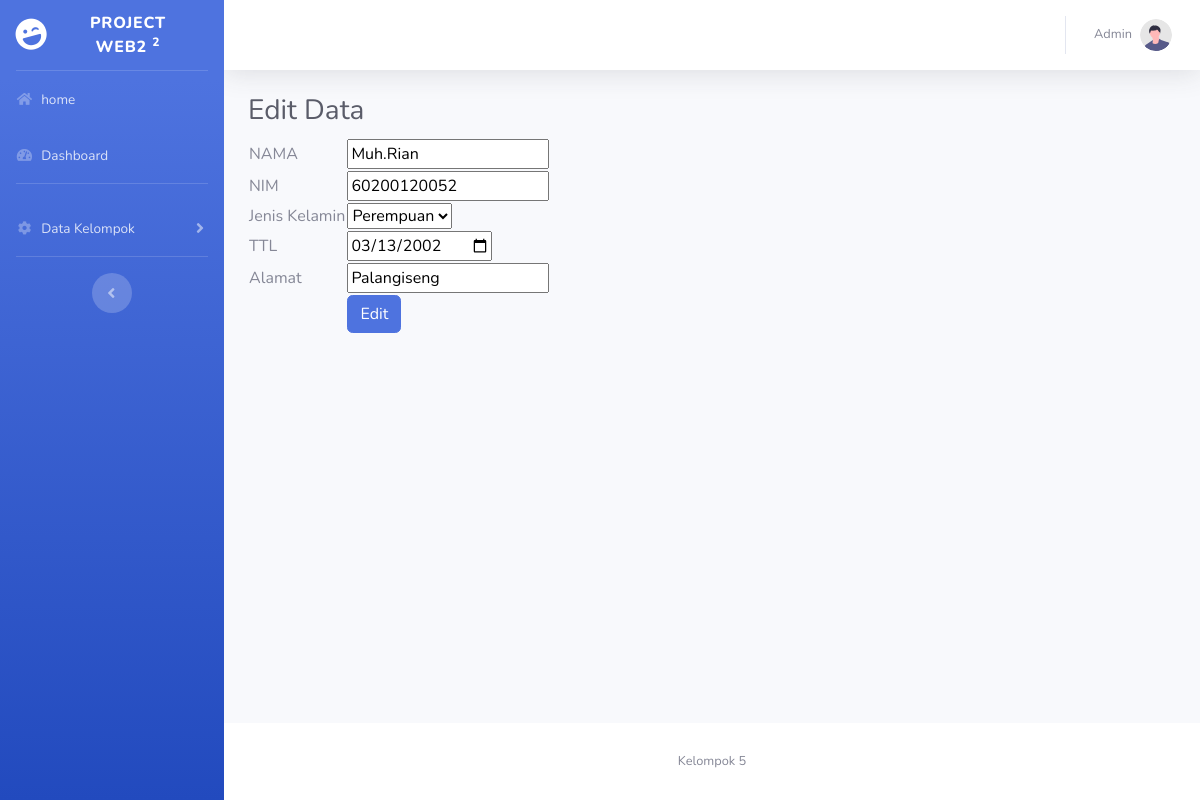
/Kelompok5/edit.php?id=5, run on the app's committed database.
### tables this page shows
CREATE TABLE `anggota` (
  `id` int(15) NOT NULL,
  `nama` varchar(20) NOT NULL,
  `nim` varchar(11) NOT NULL,
  `jk` enum('Perempuan','Laki-Laki','','') NOT NULL,
  `ttl` date NOT NULL,
  `alamat` text NOT NULL
);

### Kelompok5/edit.php (the view, shortened to what this page needs)
<!DOCTYPE html>
<html lang="en">
<head>
    <link href="vendor/fontawesome-free/css/all.min.css" rel="stylesheet" type="text/css">
    <link href="css/sb-admin-2.min.css" rel="stylesheet">
</head>
<body id="page-top">
    <div id="wrapper">
        <ul class="navbar-nav bg-gradient-primary sidebar sidebar-dark accordion" id="accordionSidebar">
            <a class="sidebar-brand d-flex align-items-center justify-content-center" href="index.html">
                <div class="sidebar-brand-icon rotate-n-15">
                    <i class="fas fa-laugh-wink"></i>
                </div>
                <div class="sidebar-brand-text mx-3">Project Web2 <sup>2</sup></div>
            </a>
            <hr class="sidebar-divider my-0">
            <li class="nav-item">
                <a class="nav-link " href="data_anggota.php">
                <i class=" fas fa-fw fa-home"></i>
                <span>home</span>
                </a>
            </li>
            <li class="nav-item">
                <a class="nav-link" href="index.php">
                    <i class="fas fa-fw fa-tachometer-alt"></i>
                    <span>Dashboard</span></a>
            </li>
            <hr class="sidebar-divider">
            <li class="nav-item">
                <a class="nav-link collapsed" href="#" data-toggle="collapse" data-target="#collapseTwo"
                    aria-expanded="true" aria-controls="collapseTwo">
                    <i class="fas fa-fw fa-cog"></i>
                    <span>Data Kelompok</span>
                </a>
            </li>
            <hr class="sidebar-divider d-none d-md-block">
            <div class="text-center d-none d-md-inline">
                <button class="rounded-circle border-0" id="sidebarToggle"></button>
            </div>
        </ul>
        <div id="content-wrapper" class="d-flex flex-column">
            <div id="content">
                <nav class="navbar navbar-expand navbar-light bg-white topbar mb-4 static-top shadow">
                    <ul class="navbar-nav ml-auto">
                        <li class="nav-item dropdown no-arrow">
                            <a class="nav-link dropdown-toggle" href="#" id="userDropdown" role="button"
                                data-toggle="dropdown" aria-haspopup="true" aria-expanded="false">
                                <span class="mr-2 d-none d-lg-inline text-gray-600 small">Admin</span>
                                <img class="img-profile rounded-circle"
                                    src="img/undraw_profile.svg">
                            </a>
                        </li>
                    </ul>
                </nav>
                <div class="container-fluid">
                <?php
                 include "koneksi.php";
                 $id = $_GET['id'];
                 $sql = mysqli_query($connect,"SELECT * FROM anggota
                 WHERE id = '$id'");
                 foreach ($sql as $d => $key) : ?>
                 <body>
                    <h1 class="h3 mb-2 text-gray-800">Edit Data</h1>
                    <form action="proses_edit.php" method="GET">
                 <table>
                 <tr>
                    <td><input type="number" name="id"
                    value="<?=$key['id']?>" hidden></td>
                 </tr>
                 <tr>
                    <td>NAMA</td>
                    <td><input type="text" name="nama"
                    value="<?=$key['nama'] ?>"></td>
                </tr>
                <tr>
                    <td>NIM</td>
                    <td><input type="text" name="nim"
                    value="<?=$key['nim'] ?>"></td>
                </tr>
                    <td>Jenis Kelamin</td>
                    <td>
                        <select name="jk">
                            <option>Perempuan</option>
                        </select>
                    </td>
                <tr>
                    <td>TTL</td>
                    <td><input type="date" name="ttl"
                    value="<?=$key['ttl'] ?>"></td>
                </tr>
                    <td>Alamat</td>
                    <td><input type="text" name="alamat"
                    value="<?=$key['alamat'] ?>" ></td>
                <tr>
                    <td></td>
                    <td><input type="submit" class="btn btn-primary" name="edit"
                    value="Edit"></td>
                </tr>
                </table>
            </form>
            </body>
            <?php endforeach; ?>
                </div>
            </div>
            <footer class="sticky-footer bg-white">
                <div class="container my-auto">
                    <div class="copyright text-center my-auto">
                        <span>Kelompok 5</span>
                    </div>
                </div>
            </footer>
        </div>
    </div>
</body>
</html>

### data on the page
anggota: nama "Muh.Rian", nim "60200120052", ttl "03/13/2002", alamat "Palangiseng"
